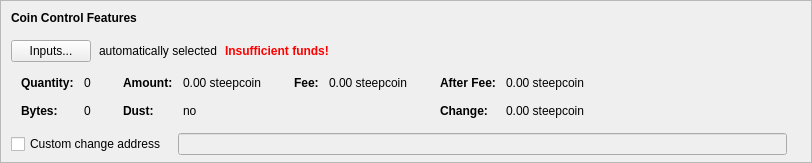
    <widget class="QFrame" name="frameCoinControl">
     <property name="sizePolicy">
      <sizepolicy hsizetype="Expanding" vsizetype="Expanding">
       <horstretch>0</horstretch>
       <verstretch>0</verstretch>
      </sizepolicy>
     </property>
     <property name="maximumSize">
      <size>
       <width>16777215</width>
       <height>16777215</height>
      </size>
     </property>
     <property name="frameShape">
      <enum>QFrame::StyledPanel</enum>
     </property>
     <property name="frameShadow">
      <enum>QFrame::Sunken</enum>
     </property>
     <layout class="QVBoxLayout" name="verticalLayoutCoinControl2">
      <property name="spacing">
       <number>0</number>
      </property>
      <property name="leftMargin">
       <number>0</number>
      </property>
      <property name="topMargin">
       <number>0</number>
      </property>
      <property name="rightMargin">
       <number>0</number>
      </property>
      <property name="bottomMargin">
       <number>6</number>
      </property>
      <item>
       <layout class="QVBoxLayout" name="verticalLayoutCoinControl" stretch="0,0,0,0,1">
        <property name="spacing">
         <number>0</number>
        </property>
        <property name="leftMargin">
         <number>10</number>
        </property>
        <property name="topMargin">
         <number>10</number>
        </property>
        <item>
         <layout class="QHBoxLayout" name="horizontalLayoutCoinControl1">
          <property name="bottomMargin">
           <number>15</number>
          </property>
          <item>
           <widget class="QLabel" name="labelCoinControlFeatures">
            <property name="sizePolicy">
             <sizepolicy hsizetype="Preferred" vsizetype="Maximum">
              <horstretch>0</horstretch>
              <verstretch>0</verstretch>
             </sizepolicy>
            </property>
            <property name="font">
             <font>
              <weight>75</weight>
              <bold>true</bold>
             </font>
            </property>
            <property name="styleSheet">
             <string notr="true">font-weight:bold;</string>
            </property>
            <property name="text">
             <string>Coin Control Features</string>
            </property>
           </widget>
          </item>
         </layout>
        </item>
        <item>
         <layout class="QHBoxLayout" name="horizontalLayoutCoinControl2" stretch="0,0,0,0">
          <property name="spacing">
           <number>8</number>
          </property>
          <property name="bottomMargin">
           <number>10</number>
          </property>
          <item>
           <widget class="QPushButton" name="pushButtonCoinControl">
            <property name="styleSheet">
             <string notr="true"/>
            </property>
            <property name="text">
             <string>Inputs...</string>
            </property>
            <property name="autoDefault">
             <bool>false</bool>
            </property>
           </widget>
          </item>
          <item>
           <widget class="QLabel" name="labelCoinControlAutomaticallySelected">
            <property name="text">
             <string>automatically selected</string>
            </property>
            <property name="margin">
             <number>5</number>
            </property>
           </widget>
          </item>
          <item>
           <widget class="QLabel" name="labelCoinControlInsuffFunds">
            <property name="font">
             <font>
              <weight>75</weight>
              <bold>true</bold>
             </font>
            </property>
            <property name="styleSheet">
             <string notr="true">color:red;font-weight:bold;</string>
            </property>
            <property name="text">
             <string>Insufficient funds!</string>
            </property>
            <property name="margin">
             <number>5</number>
            </property>
           </widget>
          </item>
          <item>
           <spacer name="horizontalSpacerCoinControl">
            <property name="orientation">
             <enum>Qt::Horizontal</enum>
            </property>
            <property name="sizeHint" stdset="0">
             <size>
              <width>40</width>
              <height>1</height>
             </size>
            </property>
           </spacer>
          </item>
         </layout>
        </item>
        <item>
         <widget class="QWidget" name="widgetCoinControl" native="true">
          <property name="sizePolicy">
           <sizepolicy hsizetype="Preferred" vsizetype="Preferred">
            <horstretch>0</horstretch>
            <verstretch>0</verstretch>
           </sizepolicy>
          </property>
          <property name="minimumSize">
           <size>
            <width>0</width>
            <height>0</height>
           </size>
          </property>
          <property name="styleSheet">
           <string notr="true"/>
          </property>
          <layout class="QHBoxLayout" name="horizontalLayoutCoinControl5">
           <property name="leftMargin">
            <number>0</number>
           </property>
           <property name="topMargin">
            <number>0</number>
           </property>
           <property name="rightMargin">
            <number>0</number>
           </property>
           <property name="bottomMargin">
            <number>0</number>
           </property>
           <item>
            <layout class="QHBoxLayout" name="horizontalLayoutCoinControl3" stretch="0,0,0,1">
             <property name="spacing">
              <number>20</number>
             </property>
             <property name="topMargin">
              <number>0</number>
             </property>
             <property name="bottomMargin">
              <number>10</number>
             </property>
             <item>
              <layout class="QFormLayout" name="formLayoutCoinControl1">
               <property name="horizontalSpacing">
                <number>10</number>
               </property>
               <property name="verticalSpacing">
                <number>14</number>
               </property>
               <property name="leftMargin">
                <number>10</number>
               </property>
               <property name="topMargin">
                <number>4</number>
               </property>
               <property name="rightMargin">
                <number>6</number>
               </property>
               <item row="0" column="0">
                <widget class="QLabel" name="labelCoinControlQuantityText">
                 <property name="font">
                  <font>
                   <weight>75</weight>
                   <bold>true</bold>
                  </font>
                 </property>
                 <property name="text">
                  <string>Quantity:</string>
                 </property>
                 <property name="margin">
                  <number>0</number>
                 </property>
                </widget>
               </item>
               <item row="0" column="1">
                <widget class="QLabel" name="labelCoinControlQuantity">
                 <property name="cursor">
                  <cursorShape>IBeamCursor</cursorShape>
                 </property>
                 <property name="contextMenuPolicy">
                  <enum>Qt::ActionsContextMenu</enum>
                 </property>
                 <property name="text">
                  <string notr="true">0</string>
                 </property>
                 <property name="margin">
                  <number>0</number>
                 </property>
                 <property name="textInteractionFlags">
                  <set>Qt::LinksAccessibleByMouse|Qt::TextSelectableByKeyboard|Qt::TextSelectableByMouse</set>
                 </property>
                </widget>
               </item>
               <item row="1" column="0">
                <widget class="QLabel" name="labelCoinControlBytesText">
                 <property name="font">
                  <font>
                   <weight>75</weight>
                   <bold>true</bold>
                  </font>
                 </property>
                 <property name="text">
                  <string>Bytes:</string>
                 </property>
                </widget>
               </item>
               <item row="1" column="1">
                <widget class="QLabel" name="labelCoinControlBytes">
                 <property name="cursor">
                  <cursorShape>IBeamCursor</cursorShape>
                 </property>
                 <property name="contextMenuPolicy">
                  <enum>Qt::ActionsContextMenu</enum>
                 </property>
                 <property name="text">
                  <string notr="true">0</string>
                 </property>
                 <property name="textInteractionFlags">
                  <set>Qt::LinksAccessibleByMouse|Qt::TextSelectableByKeyboard|Qt::TextSelectableByMouse</set>
                 </property>
                </widget>
               </item>
              </layout>
             </item>
             <item>
              <layout class="QFormLayout" name="formLayoutCoinControl2">
               <property name="horizontalSpacing">
                <number>10</number>
               </property>
               <property name="verticalSpacing">
                <number>14</number>
               </property>
               <property name="leftMargin">
                <number>6</number>
               </property>
               <property name="topMargin">
                <number>4</number>
               </property>
               <property name="rightMargin">
                <number>6</number>
               </property>
               <item row="0" column="0">
                <widget class="QLabel" name="labelCoinControlAmountText">
                 <property name="font">
                  <font>
                   <weight>75</weight>
                   <bold>true</bold>
                  </font>
                 </property>
                 <property name="text">
                  <string>Amount:</string>
                 </property>
                 <property name="margin">
                  <number>0</number>
                 </property>
                </widget>
               </item>
               <item row="0" column="1">
                <widget class="QLabel" name="labelCoinControlAmount">
                 <property name="cursor">
                  <cursorShape>IBeamCursor</cursorShape>
                 </property>
                 <property name="contextMenuPolicy">
                  <enum>Qt::ActionsContextMenu</enum>
                 </property>
                 <property name="text">
                  <string notr="true">0.00 steepcoin</string>
                 </property>
                 <property name="textInteractionFlags">
                  <set>Qt::LinksAccessibleByMouse|Qt::TextSelectableByKeyboard|Qt::TextSelectableByMouse</set>
                 </property>
                </widget>
               </item>
               <item row="1" column="0">
                <widget class="QLabel" name="labelCoinControlLowOutputText">
                 <property name="font">
                  <font>
                   <weight>75</weight>
                   <bold>true</bold>
                  </font>
                 </property>
                 <property name="text">
                  <string>Dust:</string>
                 </property>
                </widget>
               </item>
               <item row="1" column="1">
                <widget class="QLabel" name="labelCoinControlLowOutput">
                 <property name="cursor">
                  <cursorShape>IBeamCursor</cursorShape>
                 </property>
                 <property name="contextMenuPolicy">
                  <enum>Qt::ActionsContextMenu</enum>
                 </property>
                 <property name="text">
                  <string notr="true">no</string>
                 </property>
                 <property name="textInteractionFlags">
                  <set>Qt::LinksAccessibleByMouse|Qt::TextSelectableByKeyboard|Qt::TextSelectableByMouse</set>
                 </property>
                </widget>
               </item>
              </layout>
             </item>
             <item>
              <layout class="QFormLayout" name="formLayoutCoinControl3">
               <property name="horizontalSpacing">
                <number>10</number>
               </property>
               <property name="verticalSpacing">
                <number>14</number>
               </property>
               <property name="leftMargin">
                <number>6</number>
               </property>
               <property name="topMargin">
                <number>4</number>
               </property>
               <property name="rightMargin">
                <number>6</number>
               </property>
               <item row="0" column="0">
                <widget class="QLabel" name="labelCoinControlFeeText">
                 <property name="font">
                  <font>
                   <weight>75</weight>
                   <bold>true</bold>
                  </font>
                 </property>
                 <property name="text">
                  <string>Fee:</string>
                 </property>
                 <property name="margin">
                  <number>0</number>
                 </property>
                </widget>
               </item>
               <item row="0" column="1">
                <widget class="QLabel" name="labelCoinControlFee">
                 <property name="cursor">
                  <cursorShape>IBeamCursor</cursorShape>
                 </property>
                 <property name="contextMenuPolicy">
                  <enum>Qt::ActionsContextMenu</enum>
                 </property>
                 <property name="text">
                  <string notr="true">0.00 steepcoin</string>
                 </property>
                 <property name="textInteractionFlags">
                  <set>Qt::LinksAccessibleByMouse|Qt::TextSelectableByKeyboard|Qt::TextSelectableByMouse</set>
                 </property>
                </widget>
               </item>
              </layout>
             </item>
             <item>
              <layout class="QFormLayout" name="formLayoutCoinControl4">
               <property name="horizontalSpacing">
                <number>10</number>
               </property>
               <property name="verticalSpacing">
                <number>14</number>
               </property>
               <property name="leftMargin">
                <number>6</number>
               </property>
               <property name="topMargin">
                <number>4</number>
               </property>
               <property name="rightMargin">
                <number>6</number>
               </property>
               <item row="0" column="0">
                <widget class="QLabel" name="labelCoinControlAfterFeeText">
                 <property name="font">
                  <font>
                   <weight>75</weight>
                   <bold>true</bold>
                  </font>
                 </property>
                 <property name="text">
                  <string>After Fee:</string>
                 </property>
                 <property name="margin">
                  <number>0</number>
                 </property>
                </widget>
               </item>
               <item row="0" column="1">
                <widget class="QLabel" name="labelCoinControlAfterFee">
                 <property name="cursor">
                  <cursorShape>IBeamCursor</cursorShape>
                 </property>
                 <property name="contextMenuPolicy">
                  <enum>Qt::ActionsContextMenu</enum>
                 </property>
                 <property name="text">
                  <string notr="true">0.00 steepcoin</string>
                 </property>
                 <property name="textInteractionFlags">
                  <set>Qt::LinksAccessibleByMouse|Qt::TextSelectableByKeyboard|Qt::TextSelectableByMouse</set>
                 </property>
                </widget>
               </item>
               <item row="1" column="0">
                <widget class="QLabel" name="labelCoinControlChangeText">
                 <property name="font">
                  <font>
                   <weight>75</weight>
                   <bold>true</bold>
                  </font>
                 </property>
                 <property name="text">
                  <string>Change:</string>
                 </property>
                </widget>
               </item>
               <item row="1" column="1">
                <widget class="QLabel" name="labelCoinControlChange">
                 <property name="cursor">
                  <cursorShape>IBeamCursor</cursorShape>
                 </property>
                 <property name="contextMenuPolicy">
                  <enum>Qt::ActionsContextMenu</enum>
                 </property>
                 <property name="text">
                  <string notr="true">0.00 steepcoin</string>
                 </property>
                 <property name="textInteractionFlags">
                  <set>Qt::LinksAccessibleByMouse|Qt::TextSelectableByKeyboard|Qt::TextSelectableByMouse</set>
                 </property>
                </widget>
               </item>
              </layout>
             </item>
            </layout>
           </item>
          </layout>
         </widget>
        </item>
        <item>
         <layout class="QHBoxLayout" name="horizontalLayoutCoinControl4" stretch="0,0,0">
          <property name="spacing">
           <number>12</number>
          </property>
          <property name="sizeConstraint">
           <enum>QLayout::SetDefaultConstraint</enum>
          </property>
          <property name="topMargin">
           <number>5</number>
          </property>
          <property name="rightMargin">
           <number>5</number>
          </property>
          <item>
           <widget class="QCheckBox" name="checkBoxCoinControlChange">
            <property name="toolTip">
             <string>If this is activated, but the change address is empty or invalid, change will be sent to a newly generated address.</string>
            </property>
            <property name="text">
             <string>Custom change address</string>
            </property>
           </widget>
          </item>
          <item>
           <widget class="QValidatedLineEdit" name="lineEditCoinControlChange">
            <property name="enabled">
             <bool>false</bool>
            </property>
            <property name="sizePolicy">
             <sizepolicy hsizetype="Expanding" vsizetype="Fixed">
              <horstretch>0</horstretch>
              <verstretch>0</verstretch>
             </sizepolicy>
            </property>
           </widget>
          </item>
          <item>
           <widget class="QLabel" name="labelCoinControlChangeLabel">
            <property name="sizePolicy">
             <sizepolicy hsizetype="Preferred" vsizetype="Expanding">
              <horstretch>0</horstretch>
              <verstretch>0</verstretch>
             </sizepolicy>
            </property>
            <property name="minimumSize">
             <size>
              <width>0</width>
              <height>0</height>
             </size>
            </property>
            <property name="text">
             <string/>
            </property>
            <property name="margin">
             <number>3</number>
            </property>
           </widget>
          </item>
         </layout>
        </item>
        <item>
         <spacer name="verticalSpacerCoinControl">
          <property name="orientation">
           <enum>Qt::Vertical</enum>
          </property>
          <property name="sizeHint" stdset="0">
           <size>
            <width>800</width>
            <height>1</height>
           </size>
          </property>
         </spacer>
        </item>
       </layout>
      </item>
     </layout>
    </widget>
